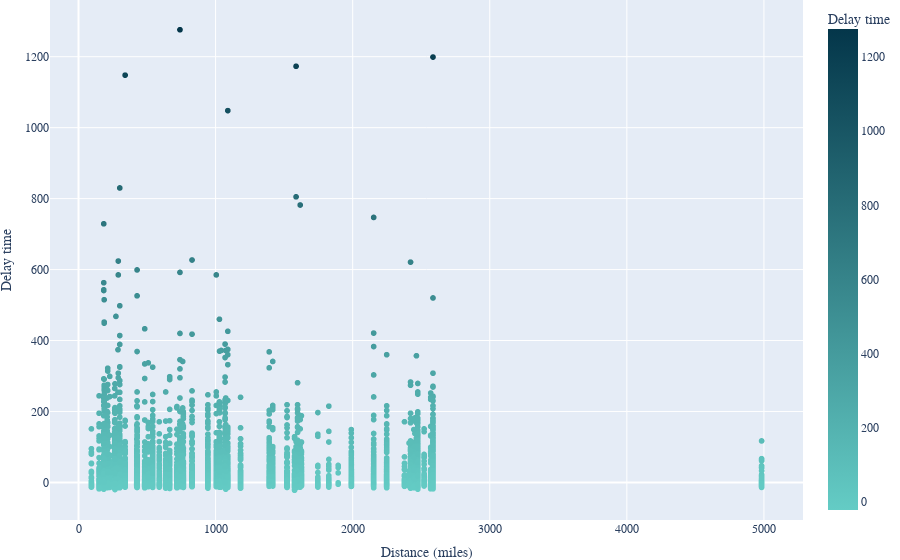

Notebook cell for this chart:
### Markdown cell above
### Scatter plot of delay time vs distance

### Code cell
fig = px.scatter(dataset, 
                 x='DISTANCE', 
                 y='DEP_DELAY', 
                 labels={'DISTANCE': 'Distance (miles)', 'DEP_DELAY': 'Delay time '}, 
                 color='DEP_DELAY',
                 color_continuous_scale=["#64CCC5", "#04364A"]
)

fig.update_layout(
    font_family="Serif",
    font_size=12,
    margin=dict(l=0, r=0, t=0, b=0),
)

fig.show()
fig.write_image("images/distance_vs_delay.pdf")

### Figure 1 — Plotly figure (JSON) as saved in the notebook; plotly's stock layout.template omitted (floating-point values rounded to 4 significant figures; data arrays with more than 128 entries replaced by an {"elided": "..."} marker saying what was removed)
{"data": [{"hovertemplate": "Distance (miles)=%{x}<br>Delay time =%{marker.color}<extra></extra>", "legendgroup": "", "marker": {"color": {"elided": "28820 int values"}, "coloraxis": "coloraxis", "symbol": "circle"}, "mode": "markers", "name": "", "showlegend": false, "type": "scattergl", "x": {"elided": "28820 int values"}, "xaxis": "x", "y": {"elided": "28820 int values"}, "yaxis": "y"}], "layout": {"coloraxis": {"colorbar": {"title": {"text": "Delay time "}}, "colorscale": [[0, "#64CCC5"], [1, "#04364A"]]}, "font": {"family": "Serif", "size": 12}, "legend": {"tracegroupgap": 0}, "margin": {"b": 0, "l": 0, "r": 0, "t": 0}, "xaxis": {"anchor": "y", "domain": [0, 1], "title": {"text": "Distance (miles)"}}, "yaxis": {"anchor": "x", "domain": [0, 1], "title": {"text": "Delay time "}}}}
